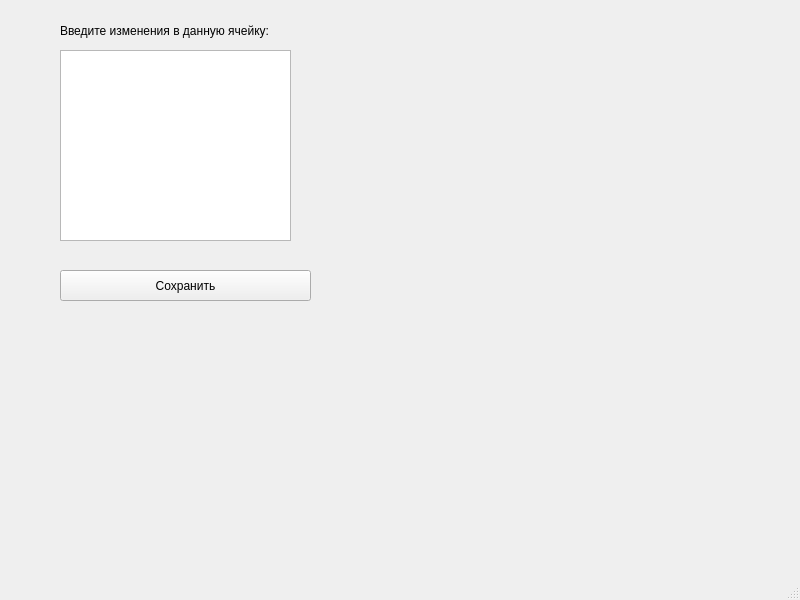
<?xml version="1.0" encoding="UTF-8"?>
<ui version="4.0">
 <class>MainWindow</class>
 <widget class="QMainWindow" name="MainWindow">
  <property name="geometry">
   <rect>
    <x>0</x>
    <y>0</y>
    <width>800</width>
    <height>600</height>
   </rect>
  </property>
  <property name="windowTitle">
   <string>MainWindow</string>
  </property>
  <widget class="QWidget" name="centralwidget">
   <widget class="QLabel" name="label">
    <property name="geometry">
     <rect>
      <x>60</x>
      <y>20</y>
      <width>251</width>
      <height>21</height>
     </rect>
    </property>
    <property name="text">
     <string>Введите изменения в данную ячейку:</string>
    </property>
   </widget>
   <widget class="QPushButton" name="save">
    <property name="geometry">
     <rect>
      <x>60</x>
      <y>270</y>
      <width>251</width>
      <height>31</height>
     </rect>
    </property>
    <property name="text">
     <string>Сохранить</string>
    </property>
   </widget>
   <widget class="QPlainTextEdit" name="new_data">
    <property name="geometry">
     <rect>
      <x>60</x>
      <y>50</y>
      <width>231</width>
      <height>191</height>
     </rect>
    </property>
   </widget>
  </widget>
  <widget class="QMenuBar" name="menubar">
   <property name="geometry">
    <rect>
     <x>0</x>
     <y>0</y>
     <width>800</width>
     <height>26</height>
    </rect>
   </property>
  </widget>
  <widget class="QStatusBar" name="statusbar"/>
 </widget>
 <resources/>
 <connections/>
</ui>
